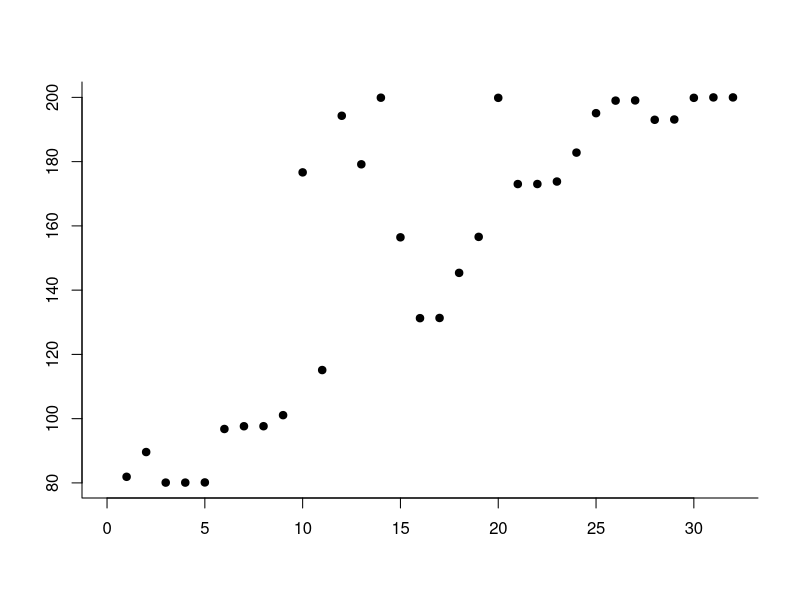

Source code (R):
#This script does some statistics using the results of multiRegimenPKPD.R (see also comments in PKPD_6.R)
#Outputs are the rho and p values of the paper and Fig. 5.
rm(list=ls())
inn<-read.csv("statisticsinput.csv",header=F)#statistics.csv gets its numbers from sumOutput.csv
rrho=(with(inn,cor.test(V1,V2,method = "spearman"))) # TR: this probably suffices for this section
print(rrho)
# Spearman's rank correlation rho
# data:  V1 and V2
# S = 378, p-value < 2.2e-16
# alternative hypothesis: true rho is not equal to 0
# sample estimates: # rho=0.9307185 

two<-as.vector(100*(inn[,2]))#each entry is sum of 2 probabilities(%) and therefore in [0,200] 
predictor<-1:32 #lexicograhic order, merely ordinal, not quantitative.
plot(predictor,two, xlim=c(0,32), pch=19,bty="l",ann=0)# Fig. 5 of our paper